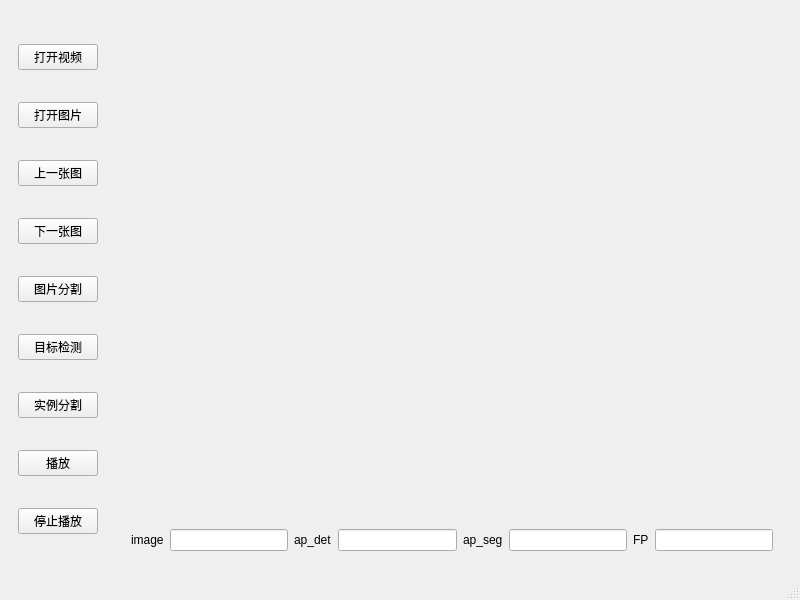
<?xml version="1.0" encoding="UTF-8"?>
<ui version="4.0">
 <class>MainWindow</class>
 <widget class="QMainWindow" name="MainWindow">
  <property name="geometry">
   <rect>
    <x>0</x>
    <y>0</y>
    <width>800</width>
    <height>600</height>
   </rect>
  </property>
  <property name="windowTitle">
   <string>MainWindow</string>
  </property>
  <widget class="QWidget" name="centralwidget">
   <property name="minimumSize">
    <size>
     <width>800</width>
     <height>0</height>
    </size>
   </property>
   <layout class="QHBoxLayout" name="horizontalLayout">
    <item>
     <widget class="QWidget" name="widget" native="true">
      <layout class="QVBoxLayout" name="verticalLayout_3">
       <item>
        <widget class="QPushButton" name="openButton">
         <property name="text">
          <string>打开视频</string>
         </property>
        </widget>
       </item>
       <item>
        <widget class="QPushButton" name="openimgButton">
         <property name="text">
          <string>打开图片</string>
         </property>
        </widget>
       </item>
       <item>
        <widget class="QPushButton" name="lastButton">
         <property name="text">
          <string>上一张图</string>
         </property>
        </widget>
       </item>
       <item>
        <widget class="QPushButton" name="nextButton">
         <property name="text">
          <string>下一张图</string>
         </property>
        </widget>
       </item>
       <item>
        <widget class="QPushButton" name="imgsegButton">
         <property name="text">
          <string>图片分割</string>
         </property>
        </widget>
       </item>
       <item>
        <widget class="QPushButton" name="detectionButton">
         <property name="text">
          <string>目标检测</string>
         </property>
        </widget>
       </item>
       <item>
        <widget class="QPushButton" name="segmentButton">
         <property name="text">
          <string>实例分割</string>
         </property>
        </widget>
       </item>
       <item>
        <widget class="QPushButton" name="playButton">
         <property name="text">
          <string>播放</string>
         </property>
        </widget>
       </item>
       <item>
        <widget class="QPushButton" name="stopButton">
         <property name="text">
          <string>停止播放</string>
         </property>
        </widget>
       </item>
      </layout>
     </widget>
    </item>
    <item>
     <widget class="QWidget" name="widget_2" native="true">
      <layout class="QVBoxLayout" name="verticalLayout_2" stretch="15,1">
       <item>
        <widget class="QWidget" name="widget_4" native="true">
         <layout class="QVBoxLayout" name="verticalLayout">
          <item>
           <widget class="QLabel" name="drawLabel1">
            <property name="text">
             <string/>
            </property>
           </widget>
          </item>
          <item>
           <widget class="QLabel" name="drawLabel2">
            <property name="text">
             <string/>
            </property>
           </widget>
          </item>
         </layout>
        </widget>
       </item>
       <item>
        <widget class="QWidget" name="widget_3" native="true">
         <layout class="QHBoxLayout" name="horizontalLayout_2">
          <item>
           <widget class="QLabel" name="label">
            <property name="text">
             <string>image</string>
            </property>
           </widget>
          </item>
          <item>
           <widget class="QLineEdit" name="imgEdit"/>
          </item>
          <item>
           <widget class="QLabel" name="label_4">
            <property name="text">
             <string>ap_det</string>
            </property>
           </widget>
          </item>
          <item>
           <widget class="QLineEdit" name="detEdit"/>
          </item>
          <item>
           <widget class="QLabel" name="label_2">
            <property name="text">
             <string>ap_seg</string>
            </property>
           </widget>
          </item>
          <item>
           <widget class="QLineEdit" name="apEdit"/>
          </item>
          <item>
           <widget class="QLabel" name="label_3">
            <property name="text">
             <string>FP</string>
            </property>
           </widget>
          </item>
          <item>
           <widget class="QLineEdit" name="FPEdit"/>
          </item>
         </layout>
        </widget>
       </item>
      </layout>
     </widget>
    </item>
   </layout>
  </widget>
  <widget class="QMenuBar" name="menubar">
   <property name="geometry">
    <rect>
     <x>0</x>
     <y>0</y>
     <width>800</width>
     <height>26</height>
    </rect>
   </property>
  </widget>
  <widget class="QStatusBar" name="statusbar"/>
 </widget>
 <resources/>
 <connections/>
</ui>
